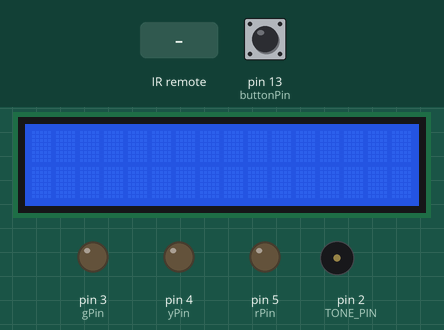
This sketch was run on a simulated Arduino Uno, built with avr-gcc and run on an emulated ATmega328P. On the bench: 16×2 character LCD, output pins drawn as LEDs (lit = HIGH), buzzer (waves = sounding). Dashed ring = blinking. Inputs (shaded band) come from the test bench; at power-on: pin 13 (buttonPin) LOW.

Above: at 1.2 s.
1.3 s: pin 13 (buttonPin) pulled HIGH for 0.15 s
At 1.92 s:
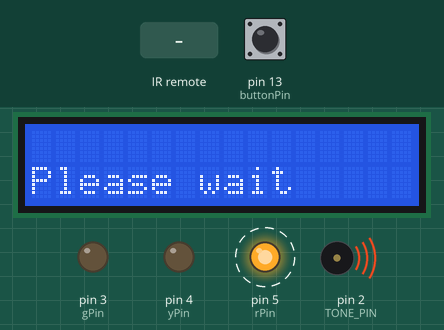
At 3.17 s:
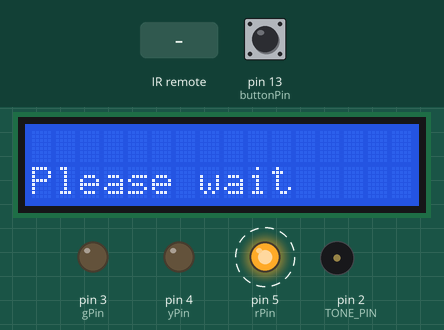
3.9 s: infrared code 0xFF6897 received
6.9 s: infrared code 0xFF9867 received
9.9 s: infrared code 0xFF30CF received
12.9 s: pin 13 (buttonPin) pulled HIGH for 3.2 s
At 19.7 s:
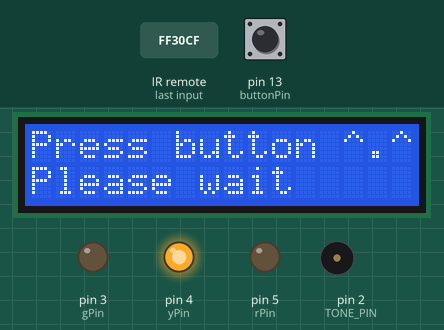
Timing chart, 0 to 24.6 s (numbered marks = the images above; inputs shaded):
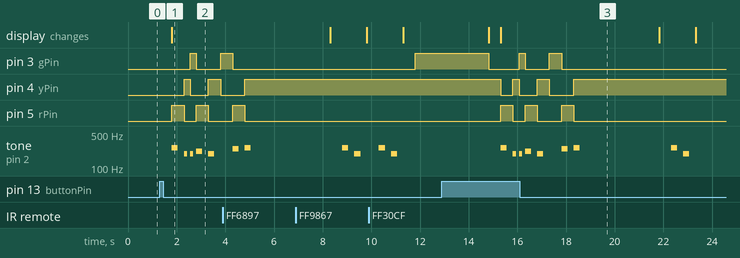

Measured:
- after the input at 1.3 s, pin 3 (gPin): LOW → HIGH after 1.3 s, → LOW 0.25 s later, → HIGH 1.0 s later; pin 4 (yPin): LOW → HIGH after 1.0 s, → LOW 0.25 s later, → HIGH 0.75 s later, → LOW 0.50 s later
- after the input at 12.9 s, pin 4 (yPin): goes LOW 0.50 s, HIGH 0.25 s, LOW 0.75 s, HIGH 0.50 s, LOW 1.0 s, then HIGH, starting after 2.4 s; pin 5 (rPin): goes HIGH 0.50 s, LOW 0.50 s, HIGH 0.50 s, LOW 1.0 s, HIGH 0.50 s, then LOW, starting after 2.4 s; the display: first differs from a run without the input after 2.4 s (image 3)

The sketch:

DoorBellWithIR.ino
```cpp
#include "pitches.h"  //add note library
#include <LiquidCrystal.h> // for LCD monitor
#include "IRremote.h" // for IR remote control
#include <TimerFreeTone.h> // an extra library since the tone timer conflict with the IRremote timer

#define TONE_PIN 2 // Pin you have speaker/piezo connected to (be sure to include a 100 ohm resistor).
int buzzerPin = 2; // buzzer
const int gPin = 3;  // green LED
const int yPin = 4;  // yellow LED
const int rPin = 5;  // red LED
int receiver = 6; // Signal Pin of IR receiver to Arduino Digital Pin 6
int buttonPin = 13; // Door bell button

int ledState = 0;
int ledOn = false;

//notes in the melody
int melody[] = {NOTE_C4, NOTE_G3, NOTE_G3, NOTE_A3, NOTE_G3, 0, NOTE_B3, NOTE_C4};
int melody2[] = {NOTE_C4, NOTE_G3};
//note durations. 4=quarter note / 8=eighth note
int noteDurations[] = {4, 8, 8, 4, 4, 4, 4, 4};
int noteDurations2[] = {4,4};

// initialize the library with the numbers of the interface pins
LiquidCrystal lcd(7, 8, 9, 10, 11, 12);

/*-----( Declare IR objects )-----*/
IRrecv irrecv(receiver);     // create instance of 'irrecv'
decode_results results;      // create instance of 'decode_results'

void setup() {
  //make the button's pin input
  pinMode(buttonPin, INPUT);
  pinMode(rPin, OUTPUT);
  pinMode(yPin, OUTPUT);
  pinMode(gPin, OUTPUT);

  Serial.begin(9600);
  lcd.begin(16, 2); // set up the LCD's number of columns and rows:
  irrecv.enableIRIn(); // Start the IR receiver
}

void loop() {

  //read the input pin
  int buttonState = digitalRead(buttonPin);
  //if the door bell(button) is pressed
  if (buttonState == 1) {
    // set the cursor to column 0, line 1
    // (note: line 1 is the second row, since counting begins with 0):
    delay(500);
    lcd.setCursor(0, 1);
    // print the number of seconds since reset:
    lcd.print("Please wait        ");
    //iterate over the notes of the melody
    for (int thisNote = 0; thisNote < 8; thisNote++)
    {
      // blink the three LEDs in sequence
      if (thisNote % 3 == 0) {
        digitalWrite(rPin, HIGH);
        digitalWrite(yPin, LOW);
        digitalWrite(gPin, LOW);
      }
      else if (thisNote % 3 == 1) {
        digitalWrite(rPin, LOW);
        digitalWrite(yPin, HIGH);
        digitalWrite(gPin, LOW);
      }
      else if (thisNote % 3 == 2) {
        digitalWrite(rPin, LOW);
        digitalWrite(yPin, LOW);
        digitalWrite(gPin, HIGH);
      }
      //to calculate the note duration, take one second. Divided by the note type
      int noteDuration = 1000 / noteDurations [thisNote];
      TimerFreeTone(buzzerPin, melody [thisNote], noteDuration);
      //to distinguish the notes, set a minimum time between them
      //the note's duration +30%, then change to 1.30
      int pauseBetweenNotes = noteDuration * 1.00;
      delay(pauseBetweenNotes);
    }
    delay(3000);
    lcd.setCursor(0, 1);
    lcd.print("                  "); // remove the second row output on LCD
  }

  // for IR receiver
  if (irrecv.decode(&results)) // have we received an IR signal?
  {
    switch (results.value)
    {
      case 0xFF6897:
        delay(500);
        for (int thisNote = 0; thisNote < 2; thisNote++)
        {
          int noteDuration = 1000 / noteDurations2 [thisNote];
          TimerFreeTone(buzzerPin, melody2 [thisNote], noteDuration);
          delay(noteDuration);
        }
        lcd.clear();
        lcd.print("Press button ^.^"); // "0"
        break;
      case 0xFF30CF:
        delay(500);
        for (int thisNote = 0; thisNote < 2; thisNote++)
        {
          int noteDuration = 1000 / noteDurations2 [thisNote];
          TimerFreeTone(buzzerPin, melody2 [thisNote], noteDuration);
          delay(noteDuration);
        }
        lcd.clear();
        lcd.print("Working >0<"); // "1"
        break;
      case 0xFF18E7:
        delay(500);
        for (int thisNote = 0; thisNote < 2; thisNote++)
        {
          int noteDuration = 1000 / noteDurations2 [thisNote];
          TimerFreeTone(buzzerPin, melody2 [thisNote], noteDuration);
          delay(noteDuration);
        }
        lcd.clear();
        lcd.print("Busy! )0("); // "2"
        break;
      case 0xFF7A85:
        delay(500);
        for (int thisNote = 0; thisNote < 2; thisNote++)
        {
          int noteDuration = 1000 / noteDurations2 [thisNote];
          TimerFreeTone(buzzerPin, melody2 [thisNote], noteDuration);
          delay(noteDuration);
        }
        lcd.clear();
        lcd.print("Sleeping zZZ"); // "3"
        break;
        case 0xFF10EF:
        delay(500);
        for (int thisNote = 0; thisNote < 2; thisNote++)
        {
          int noteDuration = 1000 / noteDurations2 [thisNote];
          TimerFreeTone(buzzerPin, melody2 [thisNote], noteDuration);
          delay(noteDuration);
        }
        lcd.clear();
        lcd.print("Not here >.<"); // "3"
        break;
      case 0xFF9867:
        delay(500);
        for (int thisNote = 0; thisNote < 2; thisNote++)
        {
          int noteDuration = 1000 / noteDurations2 [thisNote];
          TimerFreeTone(buzzerPin, melody2 [thisNote], noteDuration);
          delay(noteDuration);
        }
        lcd.setCursor(0, 1);
        lcd.print("Please come in"); // "EQ"
        delay(500);
        digitalWrite(gPin, HIGH); // green LED on
        delay(3000);
        digitalWrite(gPin, LOW); // green LED off
        lcd.setCursor(0, 1);
        lcd.print("                  ");
        break;
    }
    irrecv.resume(); // receive the next value
  }
}

///*-----( IR remote example )-----*/
//void translateIR() // takes action based on IR code received
//
//// describing Remote IR codes
//
//{
//
//  switch(results.value)
//
//  {
////  case 0xFFA25D:
////  {
////    lcd.setCursor(0, 1);
////    // print the number of seconds since reset:
////    lcd.print("Please wait");
////    break;
////  }
//  case 0xFFA25D: Serial.println("POWER"); break;
//  case 0xFFE21D: Serial.println("FUNC/STOP"); break;
//  case 0xFF629D: Serial.println("VOL+"); break;
//  case 0xFF22DD: Serial.println("FAST BACK");    break;
//  case 0xFF02FD: Serial.println("PAUSE");    break;
//  case 0xFFC23D: Serial.println("FAST FORWARD");   break;
//  case 0xFFE01F: Serial.println("DOWN");    break;
//  case 0xFFA857: Serial.println("VOL-");    break;
//  case 0xFF906F: Serial.println("UP");    break;
//  case 0xFF9867: Serial.println("EQ");    break;
//  case 0xFFB04F: Serial.println("ST/REPT");    break;
//  case 0xFF6897: Serial.println("0");    break;
//  case 0xFF30CF: Serial.println("1");    break;
//  case 0xFF18E7: Serial.println("2");    break;
//  case 0xFF7A85: Serial.println("3");    break;
//  case 0xFF10EF: Serial.println("4");    break;
//  case 0xFF38C7: Serial.println("5");    break;
//  case 0xFF5AA5: Serial.println("6");    break;
//  case 0xFF42BD: Serial.println("7");    break;
//  case 0xFF4AB5: Serial.println("8");    break;
//  case 0xFF52AD: Serial.println("9");    break;
//  case 0xFFFFFFFF: Serial.println(" REPEAT");break;
//
//  default:
//    Serial.println(" other button   ");
//
//  }// End Case
//
//  delay(500); // Do not get immediate repeat
//
//
//} //END translateIR
```
